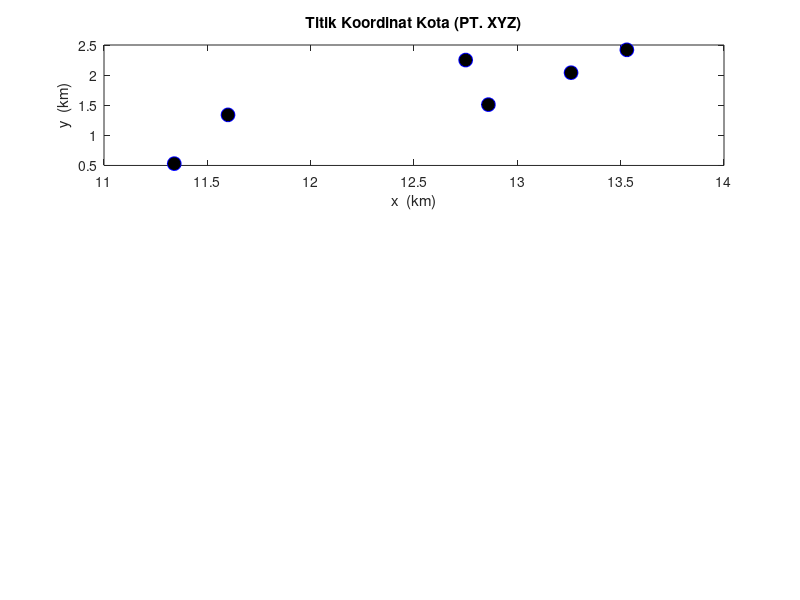

Write the MATLAB code that produced this figure. (Note: this script raises an error after producing the figure.)
%**************************************************************************
%                 VRP Problem Using ACO cluster 2
% -------------------------------------------------------------------------
% By     : Gita Anggita Lestari
% Contact: gitaanggitalstr@gmail.com             Last update: sept 13, 2019
% -------------------------------------------------------------------------                             
% This program is developed to find shortest path (minimum cost)between
% some cities. 
% 
% There are 4  parts in this program:
% 1.Main program of ACO (myaco.m)
% 2.Function to generate solution (ant_tour.m)
% 3.Function to calculate the cost (distance) (calculate_cost.m)
% 4.Function to update the traces (update_the_trace.m)
%**************************************************************************
 
%**************************************************************************
%                   The Program Start Here                    
%*------------------------------------------------------------------------
% function myaco(num_of_nodes,num_of_ants, max_iteration)
function myaco()
% inputs
miter=1000; % banyak iterasi
m=2; % banyak semut
n=6; %jumlah kotas
% parameters
e=0.6;            % evaporation coefficient.
alpha=1;          % effect of ants' sight.
beta=12;           % trace's effect.
t=0.02*ones(n); % primary tracing.
el=.97;           % common cost elimination. 
% -------------------------------------------------------------------------
% % Generate coordinates of cities and plot
% for i=1:n
%     x(i)=rand*20;
%     y(i)=rand*20;
% end

% matrix coordinates of cities cluster 2
map_index=[5	6	7	12	17	18];
map_x=[12.75	13.53	13.26	11.60	12.86	11.34];
map_y=[2.25	2.42	2.04	1.34	1.51	0.53];
node=[map_index;map_x;map_y];
% Generate coordinates of cities and plot
for i=1:n
    x(i)= map_x(i);
    y(i)= map_y(i);
end 

subplot(3,1,1);
plot(x,y,'o','MarkerFaceColor','k','MarkerEdgeColor','b','MarkerSize',10);
title('Titik Koordinat Kota (PT. XYZ)');
xlabel('x  (km)');
ylabel('y  (km)');

% generating distace between cities matrix.
%for i=1:n
%    for j=1:n
%        d(i,j)=sqrt((x(i)-x(j))^2+(y(i)-y(j))^2);
%    end
%end
d=[0 1 0.6 2.8 3.4 4.2;
   1 0 1 3.9 3.7 5.3;
   0.6 1 0 3.4 2.8 4.8;
   2.8 3.9 3.4 0 3.6 1.4;
   3.4 3.7 2.8 3.6 0 5.4;
   4.2 5.3 4.8 1.4 5.4 0];

% generating sight matrix.
for i=1:n
    for j=1:n
        if d(i,j)==0
            h(i,j)=0;
        else
            h(i,j)=1/d(i,j);
        end
    end
end
h=h
% ------------------------------------------------------------------------
%             Main Algorithm: ACO Meta heuristic procedure
% a.  Probabilistic solution construction biased by
%     pheromone trails, without forward pheromone
%     updating
% b.  Deterministic backward path with loop elimination
%     and with pheromone updating--> update_the_trace
% c.  Evaluation of the quality of the solutions
%     generated and use of the solution quality in
%     determining the quantity of pheromone to deposit-->calculate_cost
% -------------------------------------------------------------------------
for i=1:miter
% Step 1: Forward ants and solution construction

% Generate places for each ant    
for j=1:m
    start_places(j,1)=fix(1+rand*(n-1));
end
% Step 2:probabilistic solution contruction   
    [tour]=ant_tour(start_places,m,n,h,t,alpha,beta);
    tour=horzcat(tour,tour(:,1));
    
% Step 3: Calculate the cost --> total distace
    [cost,f]=calculate_cost(m,n,d,tour,el);
    [t]=update_the_trace(m,n,t,tour,f,e);
    average_cost(i)=mean(cost);
    
% Step 4: Determine the best route
    [min_cost(i),best_index]=min(cost);
    besttour(i,:)=tour(best_index,:);
    iteration(i)=i;
end
% -------------------------------------------------------------------------

% Plot Average of tour distance vs Number of Iterations
subplot(3,1,2);plot(iteration,average_cost);
title('Rata-Rata Jarak vs Jumlah Iterasi');
xlabel('iteration');
ylabel('Jarak(Km)');

% Plot the best route
[k,l]=min(min_cost); % jarak
for i=1:n+1
    X(i)=x(besttour(l,i));
    Y(i)=y(besttour(l,i));
end
subplot(3,1,3);plot(X,Y,'--o',...
                'MarkerEdgeColor','k',...
                'MarkerFaceColor','b',...
                'MarkerSize',10)
xlabel('x (km)');ylabel('y (km)');
title(['Total Jarak(Km)= ',num2str(k)]);
% fprintf('\nTotal Jarak = %d\n',k);
% Get Route Path 
batas = length(map_index);
path = [];
for i=1:batas
    itter = 0;
    index_x = X(i);
    index_y = Y(i);
    for j=1:batas
        if index_x == node(2,[j]) && index_y == node(3,[j])
            itter = itter + 1;
            path(i)=node(1,[j]);
        end
    end
end
titik_awal = num2str(path(1));jalan = num2str(path);
fprintf('Total Jarak = ')
disp(min(min_cost));
fprintf('Rute =  ');
fprintf(titik_awal);fprintf('  ');
fprintf(jalan);fprintf('  ');
fprintf(titik_awal)
fprintf('\n')
end
%**************************************************************************
%                   Ending of Program                          
%**************************************************************************

